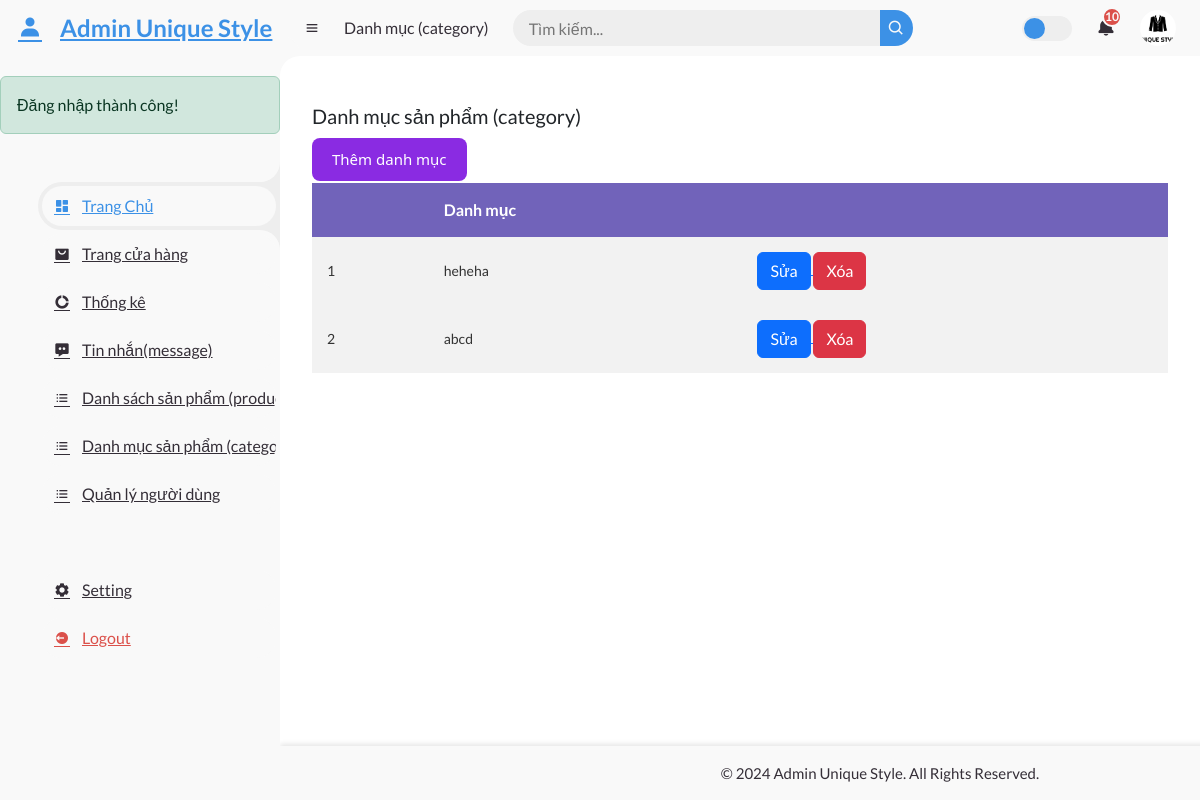
/admin-page/index.php?act=list-category (signed in), run on an earlier commit of the app's database.
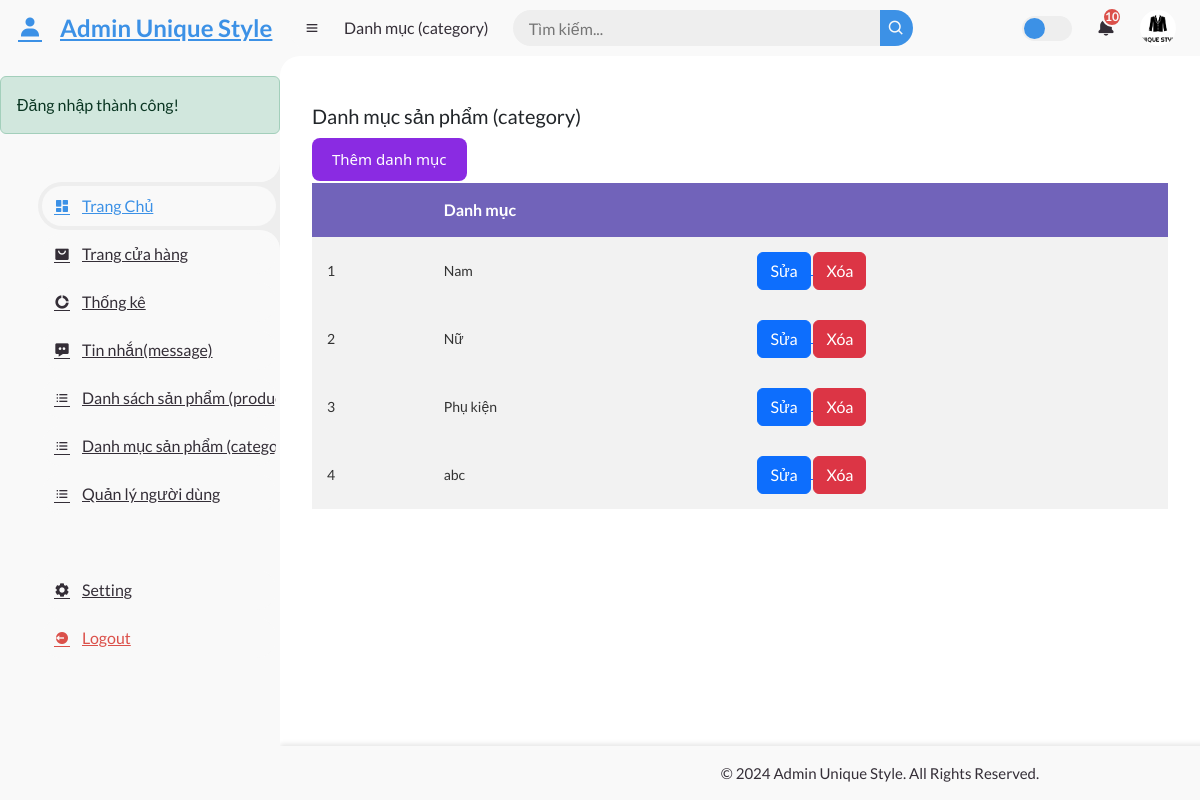
And on a later commit of the database.
### tables this page shows
CREATE TABLE `categories` (
  `id` int NOT NULL,
  `categoryName` varchar(100) NOT NULL
);

### controllers/category/CategoryController.php (called while the page is built, shortened)
<?php
class CategoryController
{
    private $modelCategory;
    public function __construct()
    {
        $this->modelCategory = new CategoryManager();
    }
    public function index()
    {
        $listCategories = $this->modelCategory->getAllCategories();
        require_once '../admin-page/views/header.php';
        require_once '../admin-page/views/category/categorylist.php';
        require_once '../admin-page/views/footer.php';
    }
}

### admin-page/index.php (called while the page is built, shortened)
<?php
require_once '../common/function.php';
require_once './router.php';
$router = new Router();
require_once '../controllers/category/CategoryController.php';
require_once '../models/category.php';
$act = $_GET['act'] ?? '/';
$router->add('/', 'AdminController', 'index');
require_once '../routes/category/category.php';
$router->dispatch($act);

### common/function.php (called while the page is built)
<?php
function connectDB()
{
    $host   = DB_HOST;
    $dbname = DB_NAME;
    try {
        $conn = new PDO(
            "mysql:host=$host; dbname=$dbname",
            DB_USERNAME,
            DB_PASSWORD
        );
        $conn->setAttribute(PDO::ATTR_ERRMODE, PDO::ERRMODE_EXCEPTION);
        $conn->setAttribute(PDO::ATTR_DEFAULT_FETCH_MODE, PDO::FETCH_ASSOC);
        return $conn;
    } catch (\PDOException $e) {
        echo 'lỗi kết nối cơ sở dữ liệu' . $e->getMessage();
    }
}
?>

### models/category.php (called while the page is built, shortened)
<?php
class CategoryManager
{
    private $conn;
    public function __construct()
    {
        $this->conn = connectDB();
    }
    public function getAllCategories()
    {
        try {
            $sql = "SELECT * FROM categories";
            $stmt = $this->conn->prepare($sql);
            $stmt->execute();
            return $stmt->fetchAll();
        } catch (PDOException $e) {
            echo 'Error: ' . $e->getMessage();
            return [];
        }
    }
}

### admin-page/views/category/categorylist.php (the view, shortened to what this page needs)
<div class="table--wrapper">
    <h3 class="title">Danh mục sản phẩm (category)</h3>
    <a href="?act=add-category"><button class="add">Thêm danh mục</button></a>
    <div class="table-container">
        <table style="text-align: left;">
            <table>
                <thead>
                    <tr>
                        <th></th>
                        <th>Danh mục</th>
                        <th></th>
                    </tr>
                </thead>
                <tbody>
                    <?php foreach ($listCategories as $index => $categories) : ?>
                        <tr>
                            <td><?= $index + 1; ?></td>
                            <td><?= $categories['categoryName']; ?></td>
                            <td>
                                <a href="?act=edit-category&id=<?= $categories['id']; ?>">
                                    <button class="btn btn-primary">Sửa</button>
                                </a>
                                <form action="?act=delete-category" method="POST" style="display: inline;" onsubmit="return confirm('Bạn có chắc chắn muốn xóa?')">
                                    <button type="submit" class="btn btn-danger">Xóa</button>
                                </form>
                            </td>
                        </tr>
                    <?php endforeach; ?>
                </tbody>
            </table>
    </div>
</div>

### admin-page/router.php
<?php
class Router {
    protected $routes = [];
    public function add($path, $controller, $method) {
        $this->routes[$path] = [$controller, $method];
    }
    public function dispatch($path) {
        if (isset($this->routes[$path])) {
            call_user_func([new $this->routes[$path][0], $this->routes[$path][1]]);
        } else {
            echo "404 - not found page";
        }
    }
}

### admin-page/views/header.php (shortened to what this page needs)
<!DOCTYPE html>
<html lang="en">
<head>
	<link href='https://unpkg.com/boxicons@2.0.9/css/boxicons.min.css' rel='stylesheet'>
	<link rel="stylesheet" href="../admin-page/public/styles.css">
	<link href="https://cdn.jsdelivr.net/npm/bootstrap@5.3.0/dist/css/bootstrap.min.css" rel="stylesheet">
</head>
<body>
	<section id="sidebar">
		<a href="../admin-page" class="brand">
			<i class='bx bxs-user'></i>
			<span class="text">Admin Unique Style</span>
		</a>
		<?php if (!empty($_SESSION['success'])): ?>
			<div class="alert alert-success">
				<?= $_SESSION['success']; ?>
			</div>
		<?php endif; ?>
		<ul class="side-menu top">
			<li class="active">
				<a href="../admin-page">
					<i class='bx bxs-dashboard'></i>
					<span class="text">Trang Chủ</span>
				</a>
			</li>
			<li>
				<a href="../client-page">
					<i class='bx bxs-shopping-bag-alt' ></i>
					<span class="text">Trang cửa hàng</span>
				</a>
			</li>
			<li>
				<a href="#">
					<i class='bx bxs-doughnut-chart'></i>
					<span class="text">Thống kê</span>
				</a>
			</li>
			<li>
				<a href="?act=messageshop">
					<i class='bx bxs-message-dots'></i>
					<span class="text">Tin nhắn(message)</span>
				</a>
			</li>
			<li>
				<a href="?act=list-product">
					<i class='bx bx-list-ul'></i>
					<span class="text">Danh sách sản phẩm (product)</span>
				</a>
			</li>
			<li>
				<a href="?act=list-category">
					<i class='bx bx-list-ul'></i>
					<span class="text">Danh mục sản phẩm (category)</span>
				</a>
			</li>
			<li>
				<a href="?act=list-user">
					<i class='bx bx-list-ul'></i>
					<span class="text">Quản lý người dùng</span>
				</a>
			</li>
		</ul>
		<ul class="side-menu">
			<li>
				<a href="#">
					<i class='bx bxs-cog'></i>
					<span class="text">Setting</span>
				</a>
			</li>
			<li>
				<a href="#" class="logout">
					<i class='bx bxs-log-out-circle'></i>
					<span class="text">Logout</span>
				</a>
			</li>
		</ul>
	</section>
	<section id="content">
		<nav>
			<i class='bx bx-menu'></i>
			<a href="?act=list-category" class="nav-link">Danh mục (category)</a>
			<form action="#">
				<div class="form-input">
					<input type="search" placeholder="Tìm kiếm...">
					<button type="submit" class="search-btn"><i class='bx bx-search'></i></button>
				</div>
			</form>
			<label for="switch-mode" class="switch-mode"></label>
			<a href="#" class="notification">
				<i class='bx bxs-bell'></i>
				<span class="num">10</span>
			</a>
			<a href="#" class="profile">
				<img src="../admin-page/img/logo.jpg">
			</a>
		</nav>

### admin-page/views/footer.php
<footer class="footer">
    <div class="footer-content">
        <p>© 2024 Admin Unique Style. All Rights Reserved.</p>
    </div>
</footer>

What changed in the data, as far as the page shows it:
added categories: categoryName "Nam"
changed categories (number 2 of 4 on the later page): categoryName "heheha" → "Nữ"
changed categories: categoryName "abcd" → "Phụ kiện"
added categories: categoryName "abc"
